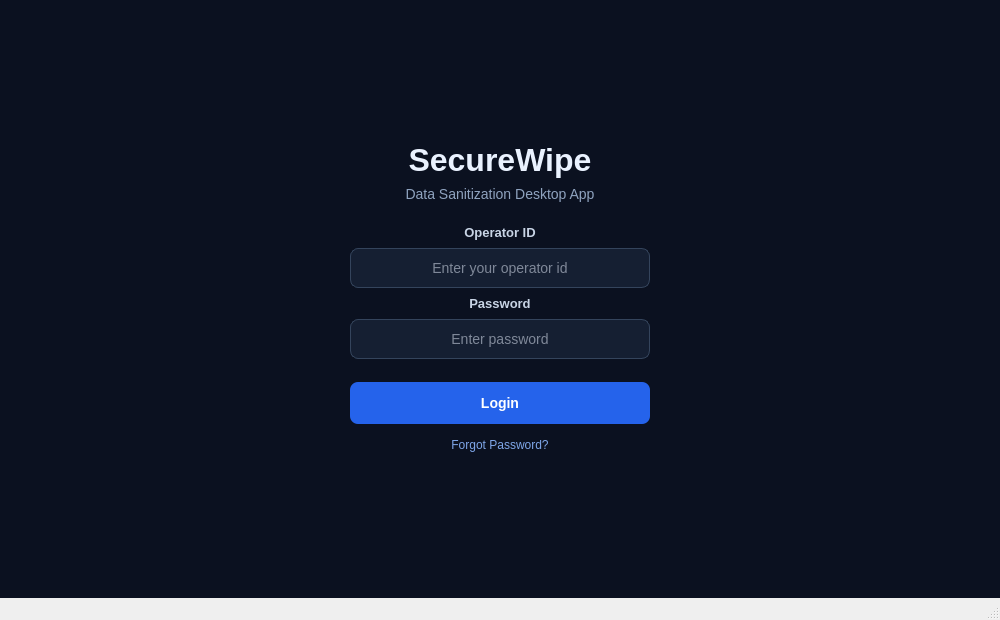
<?xml version="1.0" encoding="UTF-8"?>
<ui version="4.0">
 <class>MainWindow</class>
 <widget class="QMainWindow" name="MainWindow">
  <property name="geometry">
   <rect>
    <x>0</x>
    <y>0</y>
    <width>1000</width>
    <height>620</height>
   </rect>
  </property>
  <property name="sizePolicy">
   <sizepolicy hsizetype="Preferred" vsizetype="Preferred">
    <horstretch>0</horstretch>
    <verstretch>0</verstretch>
   </sizepolicy>
  </property>
  <property name="windowTitle">
   <string>SecureWipe</string>
  </property>
  <widget class="QWidget" name="centralwidget">
   <property name="sizePolicy">
    <sizepolicy hsizetype="Expanding" vsizetype="Expanding">
     <horstretch>0</horstretch>
     <verstretch>0</verstretch>
    </sizepolicy>
   </property>
   <layout class="QVBoxLayout" name="verticalLayout_3">
    <property name="spacing">
     <number>0</number>
    </property>
    <property name="leftMargin">
     <number>0</number>
    </property>
    <property name="topMargin">
     <number>0</number>
    </property>
    <property name="rightMargin">
     <number>0</number>
    </property>
    <property name="bottomMargin">
     <number>0</number>
    </property>
    <item>
     <widget class="QStackedWidget" name="stackedWidget">
      <property name="sizePolicy">
       <sizepolicy hsizetype="Expanding" vsizetype="Expanding">
        <horstretch>0</horstretch>
        <verstretch>0</verstretch>
       </sizepolicy>
      </property>
      <property name="currentIndex">
       <number>0</number>
      </property>
      <widget class="QWidget" name="loginPage">
       <property name="sizePolicy">
        <sizepolicy hsizetype="Expanding" vsizetype="Expanding">
         <horstretch>0</horstretch>
         <verstretch>0</verstretch>
        </sizepolicy>
       </property>
       <property name="styleSheet">
        <string notr="true"> background-color: #0B1120;
</string>
       </property>
       <layout class="QHBoxLayout" name="loginPageLayout">
        <property name="spacing">
         <number>0</number>
        </property>
        <property name="leftMargin">
         <number>0</number>
        </property>
        <property name="topMargin">
         <number>0</number>
        </property>
        <property name="rightMargin">
         <number>0</number>
        </property>
        <property name="bottomMargin">
         <number>0</number>
        </property>
        <item>
         <spacer name="loginSpacerLeft">
          <property name="orientation">
           <enum>Qt::Orientation::Horizontal</enum>
          </property>
          <property name="sizeHint" stdset="0">
           <size>
            <width>40</width>
            <height>20</height>
           </size>
          </property>
         </spacer>
        </item>
        <item>
         <layout class="QVBoxLayout" name="verticalLayout">
          <property name="spacing">
           <number>8</number>
          </property>
          <item>
           <spacer name="verticalSpacer">
            <property name="orientation">
             <enum>Qt::Orientation::Vertical</enum>
            </property>
            <property name="sizeHint" stdset="0">
             <size>
              <width>20</width>
              <height>40</height>
             </size>
            </property>
           </spacer>
          </item>
          <item>
           <widget class="QLabel" name="appTitle">
            <property name="styleSheet">
             <string notr="true">QLabel#appTitle {
    color: #EAF2FF;
    font-size: 32px;
    font-weight: bold;
}</string>
            </property>
            <property name="text">
             <string>SecureWipe</string>
            </property>
            <property name="alignment">
             <set>Qt::AlignmentFlag::AlignCenter</set>
            </property>
           </widget>
          </item>
          <item>
           <widget class="QLabel" name="appSubtitle">
            <property name="styleSheet">
             <string notr="true">QLabel#appSubtitle {
    color: #8FA3BF;
    font-size: 14px;
}</string>
            </property>
            <property name="text">
             <string>Data Sanitization Desktop App</string>
            </property>
            <property name="alignment">
             <set>Qt::AlignmentFlag::AlignCenter</set>
            </property>
           </widget>
          </item>
          <item>
           <spacer name="verticalSpacer_3">
            <property name="orientation">
             <enum>Qt::Orientation::Vertical</enum>
            </property>
            <property name="sizeType">
             <enum>QSizePolicy::Policy::Fixed</enum>
            </property>
            <property name="sizeHint" stdset="0">
             <size>
              <width>20</width>
              <height>15</height>
             </size>
            </property>
           </spacer>
          </item>
          <item>
           <widget class="QLabel" name="operatorLabel">
            <property name="styleSheet">
             <string notr="true">QLabel#operatorLabel {
    color: #C8D4E5;
    font-size: 13px;
    font-weight: bold;
}</string>
            </property>
            <property name="text">
             <string>Operator ID</string>
            </property>
            <property name="alignment">
             <set>Qt::AlignmentFlag::AlignCenter</set>
            </property>
           </widget>
          </item>
          <item>
           <widget class="QLineEdit" name="operatorInput">
            <property name="sizePolicy">
             <sizepolicy hsizetype="Preferred" vsizetype="Fixed">
              <horstretch>0</horstretch>
              <verstretch>0</verstretch>
             </sizepolicy>
            </property>
            <property name="minimumSize">
             <size>
              <width>300</width>
              <height>40</height>
             </size>
            </property>
            <property name="maximumSize">
             <size>
              <width>400</width>
              <height>16777215</height>
             </size>
            </property>
            <property name="styleSheet">
             <string notr="true">QLineEdit#operatorInput {
    background-color: #151F32;
    color: #EAF2FF;
    border: 1px solid #34445C;
    border-radius: 8px;
    padding: 10px;
    font-size: 14px;
}

QLineEdit#operatorInput:focus {
    border: 1px solid #3B82F6;
}

QLineEdit#operatorInput::placeholder {
    color: #64748B;
}</string>
            </property>
            <property name="alignment">
             <set>Qt::AlignmentFlag::AlignCenter</set>
            </property>
            <property name="placeholderText">
             <string>Enter your operator id</string>
            </property>
           </widget>
          </item>
          <item>
           <widget class="QLabel" name="passwordLabel">
            <property name="styleSheet">
             <string notr="true">QLabel#passwordLabel {
    color: #C8D4E5;
    font-size: 13px;
    font-weight: bold;
}</string>
            </property>
            <property name="text">
             <string>Password</string>
            </property>
            <property name="alignment">
             <set>Qt::AlignmentFlag::AlignCenter</set>
            </property>
           </widget>
          </item>
          <item>
           <widget class="QLineEdit" name="passwordInput">
            <property name="sizePolicy">
             <sizepolicy hsizetype="Preferred" vsizetype="Fixed">
              <horstretch>0</horstretch>
              <verstretch>0</verstretch>
             </sizepolicy>
            </property>
            <property name="minimumSize">
             <size>
              <width>300</width>
              <height>40</height>
             </size>
            </property>
            <property name="maximumSize">
             <size>
              <width>400</width>
              <height>16777215</height>
             </size>
            </property>
            <property name="styleSheet">
             <string notr="true">QLineEdit#passwordInput {
    background-color: #151F32;
    color: #EAF2FF;
    border: 1px solid #34445C;
    border-radius: 8px;
    padding: 10px;
    font-size: 14px;
}

QLineEdit#passwordInput:focus {
    border: 1px solid #3B82F6;
}

QLineEdit#passwordInput::placeholder {
    color: #64748B;
}</string>
            </property>
            <property name="echoMode">
             <enum>QLineEdit::EchoMode::Password</enum>
            </property>
            <property name="alignment">
             <set>Qt::AlignmentFlag::AlignCenter</set>
            </property>
            <property name="placeholderText">
             <string>Enter password</string>
            </property>
           </widget>
          </item>
          <item>
           <spacer name="verticalSpacer_4">
            <property name="orientation">
             <enum>Qt::Orientation::Vertical</enum>
            </property>
            <property name="sizeType">
             <enum>QSizePolicy::Policy::Fixed</enum>
            </property>
            <property name="sizeHint" stdset="0">
             <size>
              <width>20</width>
              <height>15</height>
             </size>
            </property>
           </spacer>
          </item>
          <item>
           <widget class="QPushButton" name="loginButton">
            <property name="minimumSize">
             <size>
              <width>180</width>
              <height>42</height>
             </size>
            </property>
            <property name="styleSheet">
             <string notr="true">QPushButton#loginButton {
    background-color: #2563EB;
    color: white;
    border: none;
    border-radius: 8px;
    padding: 11px;
    font-size: 14px;
    font-weight: bold;
}

QPushButton#loginButton:hover {
    background-color: #3B82F6;
}

QPushButton#loginButton:pressed {
    background-color: #1D4ED8;
}

QPushButton#loginButton:disabled {
    background-color: #1E293B;
    color: #64748B;
}</string>
            </property>
            <property name="text">
             <string>Login</string>
            </property>
           </widget>
          </item>
          <item>
           <widget class="QPushButton" name="forgotPasswordButton">
            <property name="minimumSize">
             <size>
              <width>0</width>
              <height>25</height>
             </size>
            </property>
            <property name="styleSheet">
             <string notr="true">QPushButton#forgotPasswordButton {
    background-color: transparent;
    color: #7EA6E8;
    border: none;
    font-size: 12px;
    padding: 4px;
}

QPushButton#forgotPasswordButton:hover {
    color: #A8C7FF;
    text-decoration: underline;
}</string>
            </property>
            <property name="text">
             <string>Forgot Password?</string>
            </property>
           </widget>
          </item>
          <item>
           <spacer name="verticalSpacer_2">
            <property name="orientation">
             <enum>Qt::Orientation::Vertical</enum>
            </property>
            <property name="sizeHint" stdset="0">
             <size>
              <width>20</width>
              <height>40</height>
             </size>
            </property>
           </spacer>
          </item>
         </layout>
        </item>
        <item>
         <spacer name="loginSpacerRight">
          <property name="orientation">
           <enum>Qt::Orientation::Horizontal</enum>
          </property>
          <property name="sizeHint" stdset="0">
           <size>
            <width>40</width>
            <height>20</height>
           </size>
          </property>
         </spacer>
        </item>
       </layout>
      </widget>
      <widget class="QWidget" name="appPage">
       <property name="styleSheet">
        <string notr="true"> background-color: #0B1120;
</string>
       </property>
       <layout class="QHBoxLayout" name="appPageLayout">
        <property name="spacing">
         <number>0</number>
        </property>
        <property name="leftMargin">
         <number>0</number>
        </property>
        <property name="topMargin">
         <number>0</number>
        </property>
        <property name="rightMargin">
         <number>0</number>
        </property>
        <property name="bottomMargin">
         <number>0</number>
        </property>
        <item>
         <layout class="QVBoxLayout" name="sidebarLayout">
          <property name="spacing">
           <number>4</number>
          </property>
          <property name="leftMargin">
           <number>12</number>
          </property>
          <property name="topMargin">
           <number>16</number>
          </property>
          <property name="rightMargin">
           <number>12</number>
          </property>
          <property name="bottomMargin">
           <number>16</number>
          </property>
          <item>
           <widget class="QLabel" name="sidebarTitle">
            <property name="styleSheet">
             <string notr="true">color: #EAF2FF; font-size: 16px; font-weight: bold; padding: 6px 4px 16px 4px;</string>
            </property>
            <property name="text">
             <string>SecureWipe</string>
            </property>
           </widget>
          </item>
          <item>
           <widget class="QPushButton" name="dashboardNavButton">
            <property name="minimumSize">
             <size>
              <width>0</width>
              <height>38</height>
             </size>
            </property>
            <property name="styleSheet">
             <string notr="true">QPushButton {
    text-align: left;
    padding-left: 10px;
    color: #EAF2FF;
    background-color: #2563EB;
    border: none;
    border-radius: 6px;
    font-size: 13px;
}</string>
            </property>
            <property name="text">
             <string>Dashboard</string>
            </property>
           </widget>
          </item>
          <item>
           <widget class="QPushButton" name="devicesNavButton">
            <property name="minimumSize">
             <size>
              <width>0</width>
              <height>38</height>
             </size>
            </property>
            <property name="styleSheet">
             <string notr="true">QPushButton {
    text-align: left;
    padding-left: 10px;
    color: #C8D4E5;
    background-color: transparent;
    border: none;
    border-radius: 6px;
    font-size: 13px;
}
QPushButton:hover {
    background-color: #16233A;
}</string>
            </property>
            <property name="text">
             <string>Devices</string>
            </property>
           </widget>
          </item>
          <item>
           <widget class="QPushButton" name="wipeNavButton">
            <property name="minimumSize">
             <size>
              <width>0</width>
              <height>38</height>
             </size>
            </property>
            <property name="styleSheet">
             <string notr="true">QPushButton {
    text-align: left;
    padding-left: 10px;
    color: #C8D4E5;
    background-color: transparent;
    border: none;
    border-radius: 6px;
    font-size: 13px;
}
QPushButton:hover {
    background-color: #16233A;
}</string>
            </property>
            <property name="text">
             <string>Wipe</string>
            </property>
           </widget>
          </item>
          <item>
           <widget class="QPushButton" name="reportsNavButton">
            <property name="minimumSize">
             <size>
              <width>0</width>
              <height>38</height>
             </size>
            </property>
            <property name="styleSheet">
             <string notr="true">QPushButton {
    text-align: left;
    padding-left: 10px;
    color: #C8D4E5;
    background-color: transparent;
    border: none;
    border-radius: 6px;
    font-size: 13px;
}
QPushButton:hover {
    background-color: #16233A;
}</string>
            </property>
            <property name="text">
             <string>Reports</string>
            </property>
           </widget>
          </item>
          <item>
           <widget class="QPushButton" name="settingsNavButton">
            <property name="minimumSize">
             <size>
              <width>0</width>
              <height>38</height>
             </size>
            </property>
            <property name="styleSheet">
             <string notr="true">QPushButton {
    text-align: left;
    padding-left: 10px;
    color: #C8D4E5;
    background-color: transparent;
    border: none;
    border-radius: 6px;
    font-size: 13px;
}
QPushButton:hover {
    background-color: #16233A;
}</string>
            </property>
            <property name="text">
             <string>Settings</string>
            </property>
           </widget>
          </item>
          <item>
           <spacer name="sidebarSpacer">
            <property name="orientation">
             <enum>Qt::Orientation::Vertical</enum>
            </property>
            <property name="sizeHint" stdset="0">
             <size>
              <width>20</width>
              <height>40</height>
             </size>
            </property>
           </spacer>
          </item>
          <item>
           <widget class="QPushButton" name="logoutButton">
            <property name="minimumSize">
             <size>
              <width>0</width>
              <height>38</height>
             </size>
            </property>
            <property name="styleSheet">
             <string notr="true">QPushButton {
    text-align: left;
    padding-left: 10px;
    color: #F87171;
    background-color: transparent;
    border: none;
    border-radius: 6px;
    font-size: 13px;
}
QPushButton:hover {
    background-color: #16233A;
}</string>
            </property>
            <property name="text">
             <string>Logout</string>
            </property>
           </widget>
          </item>
         </layout>
        </item>
        <item>
         <widget class="QStackedWidget" name="contentStack">
          <property name="sizePolicy">
           <sizepolicy hsizetype="Expanding" vsizetype="Expanding">
            <horstretch>0</horstretch>
            <verstretch>0</verstretch>
           </sizepolicy>
          </property>
          <property name="currentIndex">
           <number>1</number>
          </property>
          <widget class="QWidget" name="dashboardPage">
           <layout class="QVBoxLayout" name="dashboardPageLayout">
            <property name="spacing">
             <number>16</number>
            </property>
            <property name="leftMargin">
             <number>24</number>
            </property>
            <property name="topMargin">
             <number>22</number>
            </property>
            <property name="rightMargin">
             <number>24</number>
            </property>
            <property name="bottomMargin">
             <number>22</number>
            </property>
            <item>
             <layout class="QHBoxLayout" name="welcomeRow">
              <item>
               <widget class="QLabel" name="welcomeLabel">
                <property name="styleSheet">
                 <string notr="true">color: #EAF2FF; font-size: 20px; font-weight: bold;</string>
                </property>
                <property name="text">
                 <string>Welcome, John Doe</string>
                </property>
               </widget>
              </item>
              <item>
               <widget class="QLabel" name="roleBadge">
                <property name="styleSheet">
                 <string notr="true">QLabel {
    background-color: #10301F;
    color: #34D399;
    border-radius: 10px;
    padding: 4px 10px;
    font-size: 11px;
    font-weight: bold;
}</string>
                </property>
                <property name="text">
                 <string>WORKSTATION_EMPLOYEE</string>
                </property>
               </widget>
              </item>
              <item>
               <spacer name="welcomeRowSpacer">
                <property name="orientation">
                 <enum>Qt::Orientation::Horizontal</enum>
                </property>
                <property name="sizeHint" stdset="0">
                 <size>
                  <width>40</width>
                  <height>20</height>
                 </size>
                </property>
               </spacer>
              </item>
             </layout>
            </item>
            <item>
             <layout class="QHBoxLayout" name="statsRow">
              <property name="spacing">
               <number>14</number>
              </property>
              <item>
               <layout class="QVBoxLayout" name="totalJobsCardLayout">
                <property name="leftMargin">
                 <number>16</number>
                </property>
                <property name="topMargin">
                 <number>14</number>
                </property>
                <property name="rightMargin">
                 <number>16</number>
                </property>
                <property name="bottomMargin">
                 <number>14</number>
                </property>
                <item>
                 <widget class="QLabel" name="totalJobsTitle">
                  <property name="styleSheet">
                   <string notr="true">color: #8FA3BF; font-size: 12px;</string>
                  </property>
                  <property name="text">
                   <string>Total Wipe Jobs</string>
                  </property>
                 </widget>
                </item>
                <item>
                 <widget class="QLabel" name="totalJobsValue">
                  <property name="styleSheet">
                   <string notr="true">color: #EAF2FF; font-size: 26px; font-weight: bold;</string>
                  </property>
                  <property name="text">
                   <string>0</string>
                  </property>
                 </widget>
                </item>
               </layout>
              </item>
              <item>
               <layout class="QVBoxLayout" name="completedJobsCardLayout">
                <property name="leftMargin">
                 <number>16</number>
                </property>
                <property name="topMargin">
                 <number>14</number>
                </property>
                <property name="rightMargin">
                 <number>16</number>
                </property>
                <property name="bottomMargin">
                 <number>14</number>
                </property>
                <item>
                 <widget class="QLabel" name="completedJobsTitle">
                  <property name="styleSheet">
                   <string notr="true">color: #8FA3BF; font-size: 12px;</string>
                  </property>
                  <property name="text">
                   <string>Completed</string>
                  </property>
                 </widget>
                </item>
                <item>
                 <widget class="QLabel" name="completedJobsValue">
                  <property name="styleSheet">
                   <string notr="true">color: #34D399; font-size: 26px; font-weight: bold;</string>
                  </property>
                  <property name="text">
                   <string>0</string>
                  </property>
                 </widget>
                </item>
               </layout>
              </item>
              <item>
               <layout class="QVBoxLayout" name="failedJobsCardLayout">
                <property name="leftMargin">
                 <number>16</number>
                </property>
                <property name="topMargin">
                 <number>14</number>
                </property>
                <property name="rightMargin">
                 <number>16</number>
                </property>
                <property name="bottomMargin">
                 <number>14</number>
                </property>
                <item>
                 <widget class="QLabel" name="failedJobsTitle">
                  <property name="styleSheet">
                   <string notr="true">color: #8FA3BF; font-size: 12px;</string>
                  </property>
                  <property name="text">
                   <string>Failed</string>
                  </property>
                 </widget>
                </item>
                <item>
                 <widget class="QLabel" name="failedJobsValue">
                  <property name="styleSheet">
                   <string notr="true">color: #F87171; font-size: 26px; font-weight: bold;</string>
                  </property>
                  <property name="text">
                   <string>0</string>
                  </property>
                 </widget>
                </item>
               </layout>
              </item>
              <item>
               <layout class="QVBoxLayout" name="inProgressCardLayout">
                <property name="leftMargin">
                 <number>16</number>
                </property>
                <property name="topMargin">
                 <number>14</number>
                </property>
                <property name="rightMargin">
                 <number>16</number>
                </property>
                <property name="bottomMargin">
                 <number>14</number>
                </property>
                <item>
                 <widget class="QLabel" name="inProgressTitle">
                  <property name="styleSheet">
                   <string notr="true">color: #8FA3BF; font-size: 12px;</string>
                  </property>
                  <property name="text">
                   <string>In Progress</string>
                  </property>
                 </widget>
                </item>
                <item>
                 <widget class="QLabel" name="inProgressValue">
                  <property name="styleSheet">
                   <string notr="true">color: #60A5FA; font-size: 26px; font-weight: bold;</string>
                  </property>
                  <property name="text">
                   <string>0</string>
                  </property>
                 </widget>
                </item>
               </layout>
              </item>
             </layout>
            </item>
            <item>
             <widget class="QLabel" name="recentJobsLabel">
              <property name="styleSheet">
               <string notr="true">color: #C8D4E5; font-size: 13px; font-weight: bold;</string>
              </property>
              <property name="text">
               <string>Recent Wipe Jobs</string>
              </property>
             </widget>
            </item>
            <item>
             <widget class="QTableWidget" name="recentJobsTable">
              <property name="styleSheet">
               <string notr="true">QTableWidget {
    background-color: #111C2F;
    color: #EAF2FF;
    gridline-color: #223047;
    border: 1px solid #223047;
    border-radius: 8px;
}
QHeaderView::section {
    background-color: #0D1626;
    color: #8FA3BF;
    padding: 6px;
    border: none;
    font-size: 12px;
}</string>
              </property>
              <property name="editTriggers">
               <set>QAbstractItemView::EditTrigger::NoEditTriggers</set>
              </property>
              <property name="selectionMode">
               <enum>QAbstractItemView::SelectionMode::SingleSelection</enum>
              </property>
              <property name="columnCount">
               <number>4</number>
              </property>
              <attribute name="horizontalHeaderStretchLastSection">
               <bool>true</bool>
              </attribute>
              <column>
               <property name="text">
                <string>Device</string>
               </property>
              </column>
              <column>
               <property name="text">
                <string>Method</string>
               </property>
              </column>
              <column>
               <property name="text">
                <string>Status</string>
               </property>
              </column>
              <column>
               <property name="text">
                <string>Date</string>
               </property>
              </column>
             </widget>
            </item>
           </layout>
          </widget>
          <widget class="QWidget" name="devicesPage">
           <layout class="QVBoxLayout" name="devicesPageLayout">
            <item>
             <widget class="QLabel" name="devicesPlaceholderLabel">
              <property name="styleSheet">
               <string notr="true">color: #8FA3BF; font-size: 14px;</string>
              </property>
              <property name="text">
               <string>Devices page — coming soon</string>
              </property>
              <property name="alignment">
               <set>Qt::AlignmentFlag::AlignCenter</set>
              </property>
             </widget>
            </item>
           </layout>
          </widget>
          <widget class="QWidget" name="wipePage">
           <layout class="QVBoxLayout" name="wipePageLayout">
            <property name="spacing">
             <number>16</number>
            </property>
            <property name="leftMargin">
             <number>24</number>
            </property>
            <property name="topMargin">
             <number>22</number>
            </property>
            <property name="rightMargin">
             <number>24</number>
            </property>
            <property name="bottomMargin">
             <number>22</number>
            </property>
            <item>
             <widget class="QLabel" name="wipePageTitle">
              <property name="styleSheet">
               <string notr="true">color: #EAF2FF; font-size: 20px; font-weight: bold;</string>
              </property>
              <property name="text">
               <string>Wipe</string>
              </property>
             </widget>
            </item>
            <item>
             <layout class="QHBoxLayout" name="wipePanelsRow">
              <property name="spacing">
               <number>16</number>
              </property>
              <item>
               <layout class="QVBoxLayout" name="operationLayout">
                <property name="spacing">
                 <number>10</number>
                </property>
                <property name="leftMargin">
                 <number>18</number>
                </property>
                <property name="topMargin">
                 <number>18</number>
                </property>
                <property name="rightMargin">
                 <number>18</number>
                </property>
                <property name="bottomMargin">
                 <number>18</number>
                </property>
                <item>
                 <widget class="QLabel" name="operationTitle">
                  <property name="styleSheet">
                   <string notr="true">color: #EAF2FF; font-size: 15px; font-weight: bold;</string>
                  </property>
                  <property name="text">
                   <string>Sanitization Operation</string>
                  </property>
                 </widget>
                </item>
                <item>
                 <widget class="QLabel" name="deviceLabel">
                  <property name="styleSheet">
                   <string notr="true">color: #C8D4E5; font-size: 12px;</string>
                  </property>
                  <property name="text">
                   <string>Select Device</string>
                  </property>
                 </widget>
                </item>
                <item>
                 <widget class="QComboBox" name="deviceComboBox">
                  <property name="minimumSize">
                   <size>
                    <width>0</width>
                    <height>34</height>
                   </size>
                  </property>
                  <property name="styleSheet">
                   <string notr="true">QComboBox {
    background-color: #151F32;
    color: #EAF2FF;
    border: 1px solid #34445C;
    border-radius: 6px;
    padding: 6px;
}</string>
                  </property>
                 </widget>
                </item>
                <item>
                 <widget class="QLabel" name="methodLabel">
                  <property name="styleSheet">
                   <string notr="true">color: #C8D4E5; font-size: 12px;</string>
                  </property>
                  <property name="text">
                   <string>Sanitization Method</string>
                  </property>
                 </widget>
                </item>
                <item>
                 <widget class="QComboBox" name="methodComboBox">
                  <property name="minimumSize">
                   <size>
                    <width>0</width>
                    <height>34</height>
                   </size>
                  </property>
                  <property name="styleSheet">
                   <string notr="true">QComboBox {
    background-color: #151F32;
    color: #EAF2FF;
    border: 1px solid #34445C;
    border-radius: 6px;
    padding: 6px;
}</string>
                  </property>
                 </widget>
                </item>
                <item>
                 <spacer name="operationSpacer">
                  <property name="orientation">
                   <enum>Qt::Orientation::Vertical</enum>
                  </property>
                  <property name="sizeHint" stdset="0">
                   <size>
                    <width>20</width>
                    <height>20</height>
                   </size>
                  </property>
                 </spacer>
                </item>
                <item>
                 <widget class="QPushButton" name="startWipeButton">
                  <property name="minimumSize">
                   <size>
                    <width>0</width>
                    <height>42</height>
                   </size>
                  </property>
                  <property name="styleSheet">
                   <string notr="true">QPushButton#startWipeButton {
    background-color: #2563EB;
    color: white;
    border: none;
    border-radius: 8px;
    font-size: 14px;
    font-weight: bold;
}
QPushButton#startWipeButton:hover {
    background-color: #3B82F6;
}
QPushButton#startWipeButton:pressed {
    background-color: #1D4ED8;
}</string>
                  </property>
                  <property name="text">
                   <string>Start Sanitization</string>
                  </property>
                 </widget>
                </item>
               </layout>
              </item>
              <item>
               <layout class="QVBoxLayout" name="statusLayout">
                <property name="spacing">
                 <number>10</number>
                </property>
                <property name="leftMargin">
                 <number>18</number>
                </property>
                <property name="topMargin">
                 <number>18</number>
                </property>
                <property name="rightMargin">
                 <number>18</number>
                </property>
                <property name="bottomMargin">
                 <number>18</number>
                </property>
                <item>
                 <widget class="QLabel" name="statusTitle">
                  <property name="styleSheet">
                   <string notr="true">color: #EAF2FF; font-size: 15px; font-weight: bold;</string>
                  </property>
                  <property name="text">
                   <string>Status</string>
                  </property>
                 </widget>
                </item>
                <item>
                 <widget class="QLabel" name="statusLabel">
                  <property name="styleSheet">
                   <string notr="true">color: #8FA3BF; font-size: 13px;</string>
                  </property>
                  <property name="text">
                   <string>Idle</string>
                  </property>
                 </widget>
                </item>
                <item>
                 <widget class="QProgressBar" name="wipeProgressBar">
                  <property name="minimumSize">
                   <size>
                    <width>0</width>
                    <height>18</height>
                   </size>
                  </property>
                  <property name="styleSheet">
                   <string notr="true">QProgressBar {
    background-color: #151F32;
    color: #EAF2FF;
    border: 1px solid #34445C;
    border-radius: 6px;
    text-align: center;
}
QProgressBar::chunk {
    background-color: #2563EB;
    border-radius: 6px;
}</string>
                  </property>
                  <property name="value">
                   <number>0</number>
                  </property>
                 </widget>
                </item>
                <item>
                 <spacer name="statusSpacer">
                  <property name="orientation">
                   <enum>Qt::Orientation::Vertical</enum>
                  </property>
                  <property name="sizeHint" stdset="0">
                   <size>
                    <width>20</width>
                    <height>20</height>
                   </size>
                  </property>
                 </spacer>
                </item>
               </layout>
              </item>
             </layout>
            </item>
           </layout>
          </widget>
          <widget class="QWidget" name="reportsPage">
           <layout class="QVBoxLayout" name="reportsPageLayout">
            <item>
             <widget class="QLabel" name="reportsPlaceholderLabel">
              <property name="styleSheet">
               <string notr="true">color: #8FA3BF; font-size: 14px;</string>
              </property>
              <property name="text">
               <string>Reports page — coming soon</string>
              </property>
              <property name="alignment">
               <set>Qt::AlignmentFlag::AlignCenter</set>
              </property>
             </widget>
            </item>
           </layout>
          </widget>
          <widget class="QWidget" name="settingsPage">
           <layout class="QVBoxLayout" name="settingsPageLayout">
            <item>
             <widget class="QLabel" name="settingsPlaceholderLabel">
              <property name="styleSheet">
               <string notr="true">color: #8FA3BF; font-size: 14px;</string>
              </property>
              <property name="text">
               <string>Settings page — coming soon</string>
              </property>
              <property name="alignment">
               <set>Qt::AlignmentFlag::AlignCenter</set>
              </property>
             </widget>
            </item>
           </layout>
          </widget>
         </widget>
        </item>
       </layout>
      </widget>
     </widget>
    </item>
   </layout>
  </widget>
  <widget class="QMenuBar" name="menubar">
   <property name="geometry">
    <rect>
     <x>0</x>
     <y>0</y>
     <width>1000</width>
     <height>22</height>
    </rect>
   </property>
  </widget>
  <widget class="QStatusBar" name="statusbar"/>
 </widget>
 <resources/>
 <connections/>
</ui>
